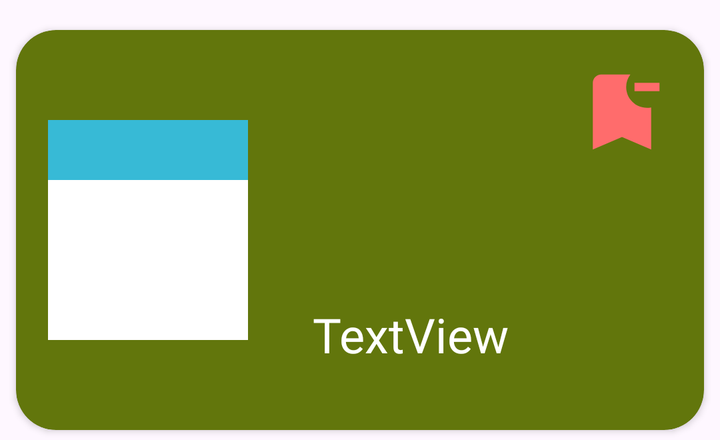
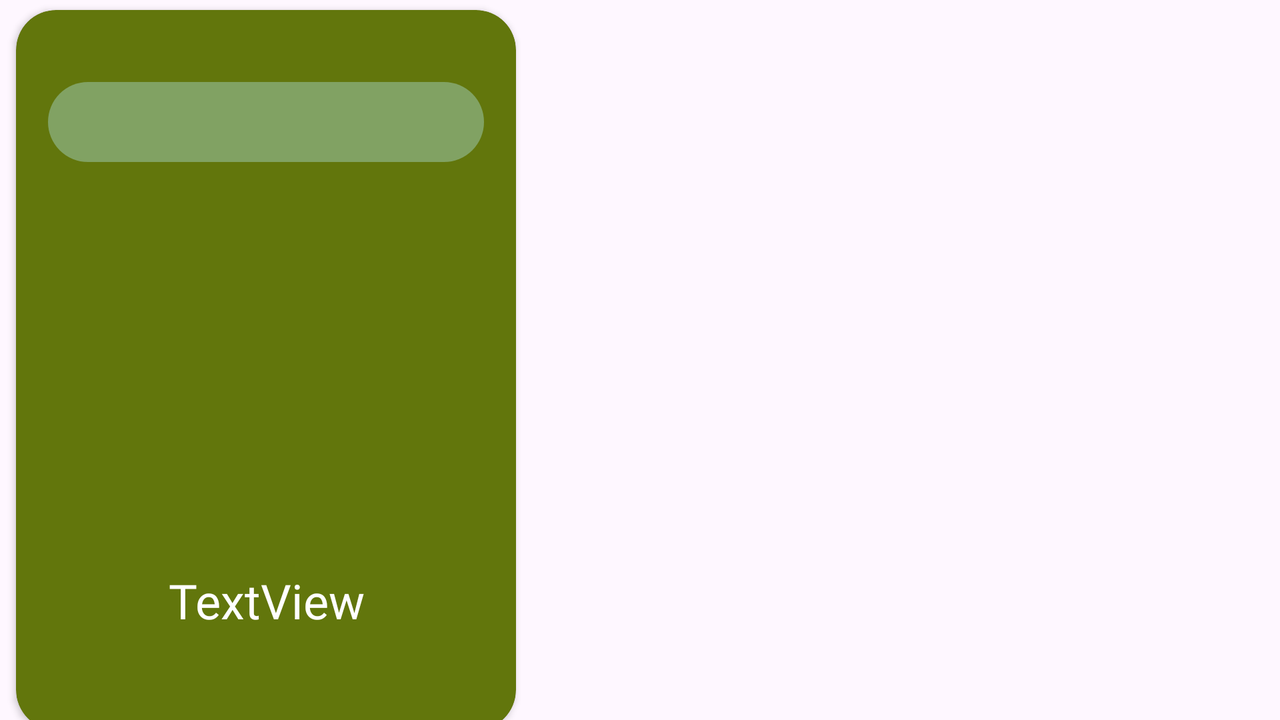

The same Android screen from two of the app's own layout files: first res/layout/ as a phone draws it, then the repository's variant for another configuration, drawn on a device whose configuration selects that folder. Both files follow.
<!-- AndroidManifest.xml: application theme Theme.CookingMagic -->
<!-- res/layout/bookmark_all_dishes.xml -->
<?xml version="1.0" encoding="utf-8"?>
<androidx.constraintlayout.widget.ConstraintLayout xmlns:android="http://schemas.android.com/apk/res/android"
    xmlns:app="http://schemas.android.com/apk/res-auto"
    xmlns:tools="http://schemas.android.com/tools"
    android:layout_width="match_parent"
    android:layout_height="wrap_content">

    <androidx.cardview.widget.CardView
        android:id="@+id/cv_dishItemBookmark"
        android:layout_width="match_parent"
        android:layout_height="200dp"
        android:layout_marginStart="8dp"
        android:layout_marginTop="15dp"
        android:layout_marginEnd="8dp"
        android:layout_marginBottom="5dp"
        android:clickable="true"
        android:elevation="8dp"
        android:focusable="true"
        app:cardBackgroundColor="@color/backgroundColor"
        app:cardCornerRadius="20dp"
        app:layout_constraintBottom_toBottomOf="parent"
        app:layout_constraintEnd_toEndOf="parent"
        app:layout_constraintStart_toStartOf="parent"
        app:layout_constraintTop_toTopOf="parent">

        <androidx.constraintlayout.widget.ConstraintLayout
            android:layout_width="match_parent"
            android:layout_height="match_parent"
            android:layout_gravity="center">

            <LinearLayout
                android:id="@+id/linearLayout4"
                android:layout_width="100dp"
                android:layout_height="wrap_content"
                android:layout_marginStart="16dp"
                android:gravity="center"
                android:orientation="vertical"
                app:layout_constraintBottom_toBottomOf="parent"
                app:layout_constraintStart_toStartOf="parent"
                app:layout_constraintTop_toTopOf="parent">

                <TextView
                    android:id="@+id/tv_month"
                    android:layout_width="match_parent"
                    android:layout_height="30dp"
                    android:background="@color/blue"
                    android:gravity="center"
                    android:textSize="16sp" />

                <TextView
                    android:id="@+id/tv_day"
                    android:layout_width="match_parent"
                    android:layout_height="80dp"
                    android:background="@color/white"
                    android:textSize="64sp"
                    android:gravity="center"/>
            </LinearLayout>

            <ImageView
                android:id="@+id/img_dishImageBookmark"
                android:scaleType="fitXY"
                android:layout_width="140dp"
                android:layout_height="100dp"
                android:layout_marginStart="16dp"
                android:layout_marginTop="4dp"
                android:layout_marginEnd="16dp"
                app:layout_constraintBottom_toBottomOf="parent"
                app:layout_constraintEnd_toStartOf="@+id/btn_bookmarkRemove_popup"
                app:layout_constraintStart_toEndOf="@+id/linearLayout4"
                app:layout_constraintTop_toTopOf="parent"
                app:layout_constraintVertical_bias="0.0"
                tools:srcCompat="@tools:sample/avatars" />

            <TextView
                android:id="@+id/tv_dishNameBookmark"
                android:layout_width="140dp"
                android:layout_height="wrap_content"
                android:gravity="center"
                android:text="TextView"
                android:textColor="@color/white"
                android:textSize="24sp"
                app:layout_constraintBottom_toBottomOf="parent"
                app:layout_constraintEnd_toEndOf="@+id/img_dishImageBookmark"
                app:layout_constraintStart_toStartOf="@+id/img_dishImageBookmark"
                app:layout_constraintTop_toBottomOf="@+id/img_dishImageBookmark" />

            <ImageButton
                android:id="@+id/btn_bookmarkRemove_popup"
                android:layout_width="50dp"
                android:layout_height="50dp"
                android:layout_marginTop="16dp"
                android:layout_marginEnd="16dp"
                android:background="@color/transparent"
                app:layout_constraintEnd_toEndOf="parent"
                app:layout_constraintTop_toTopOf="parent"
                app:srcCompat="@drawable/icon_remove_bookmark" />


        </androidx.constraintlayout.widget.ConstraintLayout>


    </androidx.cardview.widget.CardView>

</androidx.constraintlayout.widget.ConstraintLayout>
<!-- resources referenced by this layout -->
<resources>
  <color name="backgroundColor">#62760C</color>
  <color name="blue">#E433C3EF</color>
  <color name="transparent">#00FFFFFF</color>
  <color name="white">#FFFFFFFF</color>
  <!-- drawable icon_remove_bookmark (drawable) -->
  <vector xmlns:android="http://schemas.android.com/apk/res/android" android:height="50dp" android:tint="#FF6C6C" android:viewportHeight="24" android:viewportWidth="24" android:width="50dp">
        
      <path android:fillColor="@android:color/white" android:pathData="M21,7h-6V5h6V7zM19,10.9c-0.32,0.07 -0.66,0.1 -1,0.1c-2.76,0 -5,-2.24 -5,-5c0,-1.13 0.37,-2.16 1,-3L7,3C5.9,3 5,3.9 5,5v16l7,-3l7,3V10.9z"/>
      
  </vector>
  <style name="Theme.CookingMagic" parent="Theme.Material3.Light.NoActionBar">
          
          
          <item name="colorPrimary">@color/bottomnavigationbarcolor</item>
          <item name="colorPrimaryDark">@color/bottomnavigationbarcolor</item>
          <item name="colorAccent">@color/bottomnavigationbarcolor</item>
          <item name="android:statusBarColor">@color/bottomnavigationbarcolor</item>
  
          
          <item name="android:fontFamily">@font/bubblegum</item>
          
          <item name="android:textViewStyle">@style/CustomTextView</item>
  
  
      </style>
  <color name="bottomnavigationbarcolor">#81A263</color>
  <style name="CustomTextView" parent="TextAppearance.AppCompat">
          <item name="android:fontFamily">@font/bubblegum</item>
      </style>
</resources>
<!-- res/layout-land/bookmark_all_dishes.xml (the repository's variant of the layout above) -->
<!-- drawn on the phone turned sideways -->
<?xml version="1.0" encoding="utf-8"?>
<androidx.constraintlayout.widget.ConstraintLayout xmlns:android="http://schemas.android.com/apk/res/android"
    xmlns:app="http://schemas.android.com/apk/res-auto"
    xmlns:tools="http://schemas.android.com/tools"
    android:layout_width="wrap_content"
    android:layout_height="wrap_content">

    <androidx.cardview.widget.CardView
        android:id="@+id/cv_newAddedDish"
        android:layout_width="250dp"
        android:layout_height="wrap_content"
        android:layout_marginStart="8dp"
        android:layout_marginTop="15dp"
        android:layout_marginEnd="8dp"
        android:layout_marginBottom="5dp"
        android:clickable="true"
        android:elevation="8dp"
        android:focusable="true"
        app:cardBackgroundColor="@color/backgroundColor"
        app:cardCornerRadius="20dp"
        app:layout_constraintBottom_toBottomOf="parent"
        app:layout_constraintEnd_toEndOf="parent"
        app:layout_constraintStart_toStartOf="parent"
        app:layout_constraintTop_toTopOf="parent">

        <androidx.constraintlayout.widget.ConstraintLayout
            android:layout_width="match_parent"
            android:layout_height="match_parent"
            android:layout_gravity="center">

            <TextView
                android:id="@+id/tv_bookmarkName"
                android:layout_width="wrap_content"
                android:layout_height="wrap_content"
                android:layout_marginStart="4dp"
                android:layout_marginEnd="4dp"
                android:layout_marginBottom="16dp"
                android:gravity="center"
                android:text="TextView"
                android:textColor="@color/white"
                android:textSize="24sp"
                app:layout_constraintBottom_toBottomOf="parent"
                app:layout_constraintEnd_toEndOf="parent"
                app:layout_constraintStart_toStartOf="parent"
                app:layout_constraintTop_toBottomOf="@+id/img_bookmarkImage"/>

            <TextView
                android:id="@+id/tv_bookmarkDate"
                android:layout_width="wrap_content"
                android:layout_height="wrap_content"
                android:layout_marginTop="32dp"
                android:text="TextView"
                android:textColor="@color/white"
                android:textSize="24sp"
                app:layout_constraintEnd_toEndOf="parent"
                app:layout_constraintStart_toStartOf="parent"
                app:layout_constraintTop_toTopOf="parent" />

            <ImageView
                android:id="@+id/img_bookmarkImage"
                android:layout_width="match_parent"
                android:layout_height="150dp"
                android:layout_marginTop="32dp"
                app:layout_constraintEnd_toEndOf="parent"
                app:layout_constraintHorizontal_bias="0.0"
                app:layout_constraintStart_toStartOf="parent"
                app:layout_constraintTop_toBottomOf="@+id/tv_bookmarkDate"
                tools:srcCompat="@tools:sample/avatars" />

            <LinearLayout
                android:layout_width="match_parent"
                android:layout_height="match_parent"
                android:layout_marginStart="16dp"
                android:layout_marginTop="32dp"
                android:layout_marginEnd="16dp"
                android:layout_marginBottom="16dp"
                android:orientation="horizontal"
                app:layout_constraintBottom_toBottomOf="parent"
                app:layout_constraintEnd_toEndOf="parent"
                app:layout_constraintStart_toStartOf="parent"
                app:layout_constraintTop_toBottomOf="@+id/tv_bookmarkName">

                <Button
                    android:id="@+id/btn_bookmarkRemove_popup"
                    android:layout_width="wrap_content"
                    android:layout_height="wrap_content"
                    android:layout_weight="1"/>

            </LinearLayout>


        </androidx.constraintlayout.widget.ConstraintLayout>


    </androidx.cardview.widget.CardView>

</androidx.constraintlayout.widget.ConstraintLayout>
<!-- resources referenced by the variant -->
<!-- as the phone turned sideways resolves them -->
<resources>
  <color name="backgroundColor">#62760C</color>
  <color name="white">#FFFFFFFF</color>
  <style name="Theme.CookingMagic" parent="Theme.Material3.Light.NoActionBar">
          
          
          <item name="colorPrimary">@color/bottomnavigationbarcolor</item>
          <item name="colorPrimaryDark">@color/bottomnavigationbarcolor</item>
          <item name="colorAccent">@color/bottomnavigationbarcolor</item>
          <item name="android:statusBarColor">@color/bottomnavigationbarcolor</item>
  
          
          <item name="android:fontFamily">@font/bubblegum</item>
          
          <item name="android:textViewStyle">@style/CustomTextView</item>
  
  
      </style>
  <color name="bottomnavigationbarcolor">#81A263</color>
  <style name="CustomTextView" parent="TextAppearance.AppCompat">
          <item name="android:fontFamily">@font/bubblegum</item>
      </style>
</resources>
